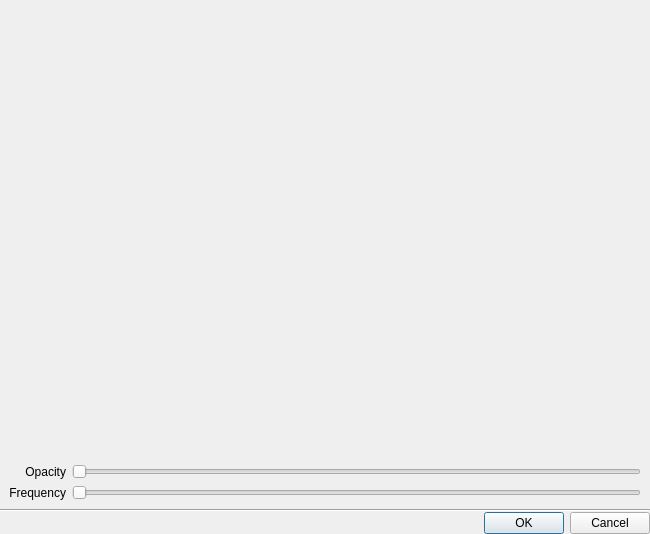
<?xml version="1.0" encoding="UTF-8"?>
<ui version="4.0">
 <class>nx::client::desktop::WatermarkPreviewDialog</class>
 <widget class="QDialog" name="WatermarkPreviewDialog">
  <property name="geometry">
   <rect>
    <x>0</x>
    <y>0</y>
    <width>650</width>
    <height>534</height>
   </rect>
  </property>
  <property name="windowTitle">
   <string>Watermark preview</string>
  </property>
  <layout class="QVBoxLayout" name="verticalLayout" stretch="1,0,0">
   <property name="spacing">
    <number>0</number>
   </property>
   <property name="leftMargin">
    <number>0</number>
   </property>
   <property name="topMargin">
    <number>0</number>
   </property>
   <property name="rightMargin">
    <number>0</number>
   </property>
   <property name="bottomMargin">
    <number>0</number>
   </property>
   <item>
    <widget class="QWidget" name="centralWidget" native="true">
     <layout class="QGridLayout" name="gridLayout">
      <item row="2" column="1">
       <widget class="QSlider" name="frequencySlider">
        <property name="maximum">
         <number>100</number>
        </property>
        <property name="orientation">
         <enum>Qt::Horizontal</enum>
        </property>
       </widget>
      </item>
      <item row="1" column="1">
       <widget class="QSlider" name="opacitySlider">
        <property name="maximum">
         <number>100</number>
        </property>
        <property name="orientation">
         <enum>Qt::Horizontal</enum>
        </property>
       </widget>
      </item>
      <item row="1" column="0">
       <widget class="QLabel" name="opacityLabel">
        <property name="text">
         <string>Opacity</string>
        </property>
        <property name="alignment">
         <set>Qt::AlignRight|Qt::AlignTrailing|Qt::AlignVCenter</set>
        </property>
        <property name="buddy">
         <cstring>opacitySlider</cstring>
        </property>
       </widget>
      </item>
      <item row="0" column="0" colspan="2">
       <widget class="QLabel" name="image">
        <property name="text">
         <string notr="true"/>
        </property>
       </widget>
      </item>
      <item row="2" column="0">
       <widget class="QLabel" name="frequencyLabel">
        <property name="text">
         <string>Frequency</string>
        </property>
        <property name="alignment">
         <set>Qt::AlignRight|Qt::AlignTrailing|Qt::AlignVCenter</set>
        </property>
        <property name="buddy">
         <cstring>frequencySlider</cstring>
        </property>
       </widget>
      </item>
     </layout>
    </widget>
   </item>
   <item>
    <widget class="Line" name="line">
     <property name="orientation">
      <enum>Qt::Horizontal</enum>
     </property>
    </widget>
   </item>
   <item>
    <widget class="QDialogButtonBox" name="buttonBox">
     <property name="orientation">
      <enum>Qt::Horizontal</enum>
     </property>
     <property name="standardButtons">
      <set>QDialogButtonBox::Cancel|QDialogButtonBox::Ok</set>
     </property>
    </widget>
   </item>
  </layout>
 </widget>
 <resources/>
 <connections/>
</ui>
